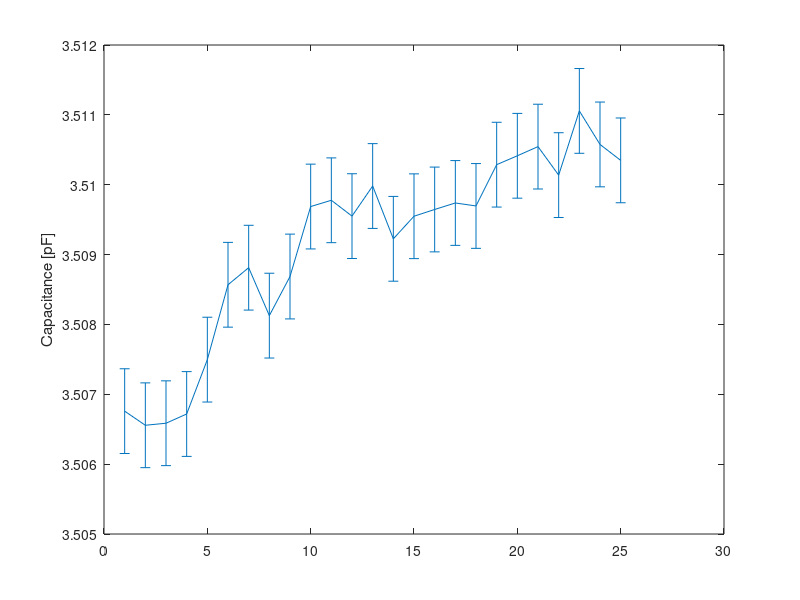

This chart was generated by the following MATLAB code:
%Setup-variance when re-inserting the sample

Nphase=25;
load('samplevariance.mat')

mean_C=1e12*mean(sample_Cmag); %[pF]
SD_C=1e12*std(sample_Cmag);    %[pF]

cStudent=tinv(1-(1-0.95)/2,Nphase-1); %student factor for 95% confidence level
twosidemargin=cStudent*SD_C/sqrt(Nphase);

load('systemvariance.mat');
bar_margin=(ones(1,25))*error_margin;
length(bar_margin)
errorbar(sample_Cmag,bar_margin);

ylabel('Capacitance [pF]')

    
   